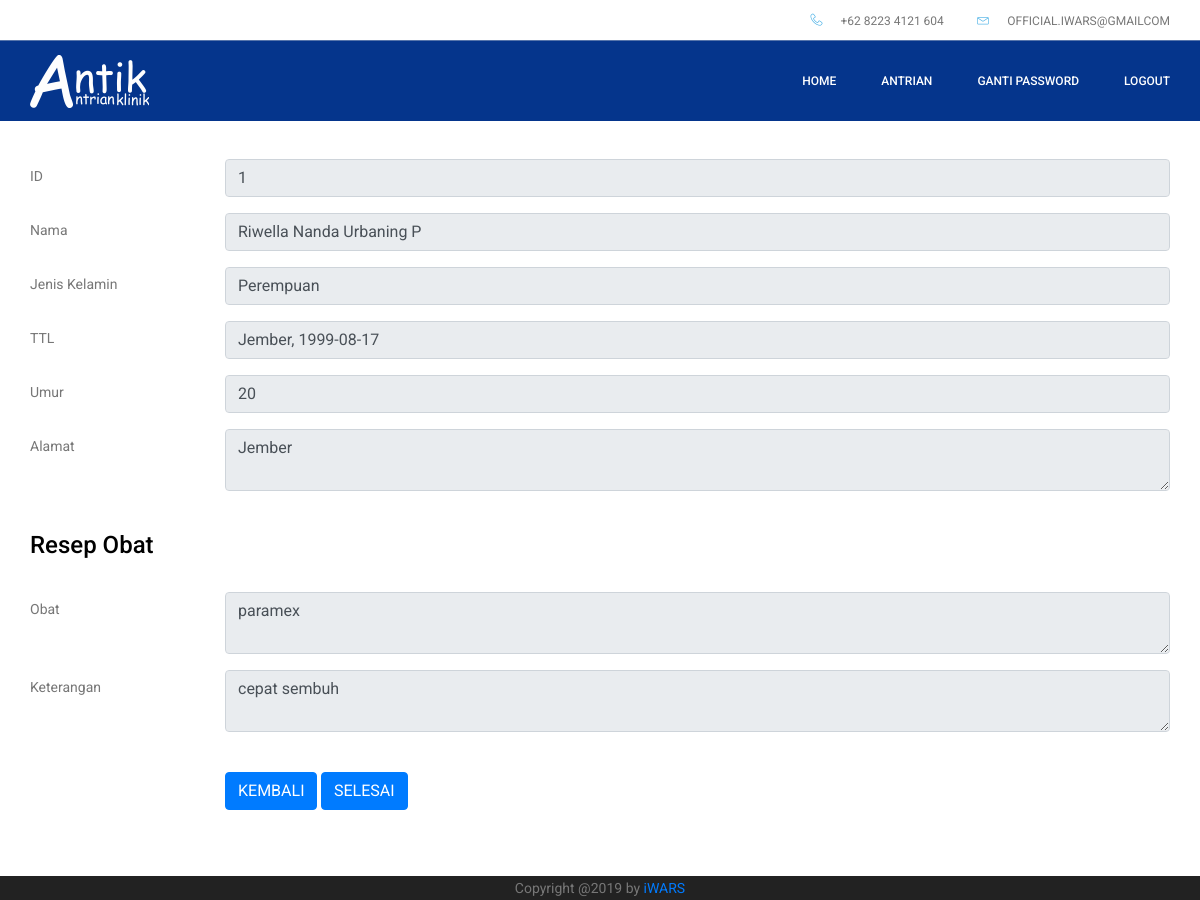
The page /apoteker/apoteker-riwayat.php?id_antrian=E31181100 (signed in) on the database its author committed.
### tables this page shows
CREATE TABLE `tb_periksa` (
  `id_periksa` int(11) NOT NULL,
  `id_user` int(11) NOT NULL,
  `id_poli` int(11) NOT NULL,
  `tanggal_periksa` date NOT NULL,
  `tensi_darah` varchar(11) NOT NULL,
  `riwayat_penyakit` varchar(255) NOT NULL,
  `gejala` varchar(255) NOT NULL,
  `diagnosa` varchar(255) NOT NULL,
  `tindakan` varchar(255) NOT NULL,
  `keterangan` varchar(255) NOT NULL,
  `resep_obat` varchar(255) NOT NULL,
  `id_status_periksa` int(11) NOT NULL,
  `id_status_obat` int(11) NOT NULL
);

CREATE TABLE `tb_user` (
  `id_user` int(11) NOT NULL,
  `id_akses` int(11) NOT NULL,
  `no_identitas` varchar(20) NOT NULL,
  `nama` varchar(40) NOT NULL,
  `jenis_kelamin` varchar(1) NOT NULL,
  `tempat_lahir` varchar(30) NOT NULL,
  `tanggal_lahir` date NOT NULL,
  `no_hp` varchar(13) NOT NULL,
  `alamat` varchar(100) NOT NULL,
  `email` varchar(100) NOT NULL,
  `pekerjaan` varchar(30) NOT NULL,
  `username` varchar(10) NOT NULL,
  `password` varchar(10) NOT NULL,
  `foto` varchar(200) NOT NULL
);

### apoteker/apoteker-riwayat.php (the view, shortened to what this page needs)
<?php
include '../session.php';
?>
<!doctype html>
<html lang="en">
<head>
	<link rel="stylesheet" href="../css/bootstrap.css">
	<link rel="stylesheet" href="../vendors/linericon/style.css">
	<link rel="stylesheet" href="../css/font-awesome.min.css">
	<link rel="stylesheet" href="../vendors/nice-select/css/nice-select.css">
	<link rel="stylesheet" href="../vendors/animate-css/animate.css">
	<link rel="stylesheet" href="../vendors/jquery-ui/jquery-ui.css">
	<link rel="stylesheet" href="../css/style.css">
	<link rel="stylesheet" href="../css/responsive.css">
	<link href="antrian.css" rel="stylesheet" text="text/css">
</head>
<body>
	<header class="header_area">
		<div class="top_menu row m0">
			<div class="container">
				<div class="float-right">
					<ul class="right_side">
						<li>
							<a href="login.php">
								<i class="lnr lnr-phone-handset"></i>
								+62 8223 4121 604
							</a>
						</li>
						<li>
							<a href="#">
								<i class="lnr lnr-envelope"></i>
								official.iwars@gmailcom
							</a>
						</li>
					</ul>
				</div>
			</div>
		</div>
		<div class="main_menu">
			<nav class="navbar navbar-expand-lg navbar-light">
				<div class="container">
					<a class="navbar-brand logo_h" href="index-apoteker.php">
						<img src="../img/antik.png" alt="">
					</a>
					<div class="collapse navbar-collapse offset" id="navbarSupportedContent">
						<div class="row ml-0 w-100">
							<div class="col-lg-12 pr-0">
								<ul class="nav navbar-nav center_nav pull-right">
									<li class="nav-item">
										<a class="nav-link" href="index-apoteker.php">Home</a>
									</li>
									<li class="nav-item">
										<a class="nav-link" href="apoteker-antrian.php">Antrian</a>
									</li>
								<li class="nav-item">
										<a class="nav-link" href="apoteker-gantipass.php">Ganti Password</a>
									</li>
									<li class="nav-item">
										<a class="nav-link" href="../logout.php" data-toggle="modal" data-target="#logoutModal">Logout </a>
									</li>
								</ul>
							</div>
						</div>
					</div>
				</div>
			</nav>
		</div>
	</header>
	<section class="feedback_area section_gap relative">
		<div class="container">
			<br>
			<h3>Data Pasien</h3></br>
			<br>
			<div class="row">
				<?php
					if (isset($_GET['id_antrian'])) {
						$idantrian = $_GET['id_antrian'];
				 		$query = mysqli_query($koneksi, "SELECT * FROM tb_user a LEFT JOIN tb_periksa b ON a.id_user = b.id_user WHERE no_identitas='$idantrian'");
				 		while($data = mysqli_fetch_array($query)) {
				 		$tgllahir = new DateTime($data ['tanggal_lahir']);
				 		$tglsekarang = new DateTime();
				  		 $idperiksa = $data ['id_periksa'];
				         $nama = $data ['nama'];
				         $jk = $data ['jenis_kelamin'];
				         $tmpl = $data ['tempat_lahir'];
				         $tgll = $data ['tanggal_lahir'];
				         $umr = $tglsekarang->diff($tgllahir)->format("%y");
				         $almt = $data ['alamat'];
				         $resepobat = $data ['resep_obat'];
				         $ket = $data ['keterangan'];
						}
					}
				?>
				<div class="col-lg-12">
					<form action="" method="post">
						<div class="form-group row">
		                  <label class="col-sm-2 col-form-label">ID</label>
		                  <div class="col-sm-10">
		                    <input type="text" disabled name="id" class="form-control" value="<?php echo $idperiksa ?>" required>
		                  </div>
		                </div>
		              <div class="form-group row">
		                  <label class="col-sm-2 col-form-label">Nama</label>
		                  <div class="col-sm-10">
		                    <input type="text" disabled name="nama" class="form-control" size="4" value="<?php echo $nama ?>" required>
		                  </div>
		                </div>
		                <div class="form-group row">
		                  <label class="col-sm-2 col-form-label">Jenis Kelamin</label>
		                  <div class="col-sm-10">
		                    <input type="text" disabled name="jk" class="form-control" size="4" value="<?php if ($jk=='L'){
		                    	echo "Laki-Laki";}else{
		                    		echo "Perempuan";
		                    } ;?>" required>
		                  </div>
		                </div>
		                <div class="form-group row">
		                  <label class="col-sm-2 col-form-label">TTL</label>
		                 <div class="col-sm-10">
		                    <input type="text" disabled name="ttl" class="form-control" size="4" value="<?php echo $tmpl ?>, <?php echo $tgll ?>" required>
		                  </div>
		                </div>
		               <div class="form-group row">
		                  <label class="col-sm-2 col-form-label">Umur</label>
		                  <div class="col-sm-10">
		                    <input type="text" disabled name="umur" class="form-control" size="4" value="<?php echo $umr ?>" required>
		                  </div>
		                </div>
		                 <div class="form-group row">
		                  <label class="col-sm-2 col-form-label">Alamat</label>
		                  <div class="col-sm-10">
		                     <textarea type="text" disabled name="alamat" class="form-control" required><?php echo $almt ?></textarea>
		                  </div>
		                  </div>
		              </div>
		      </div>
		  </div>
		               <div class="container">
		                <br>
		                <h3>Resep Obat</h3>
		                <br>
		                <div class="form-group row">
		                  <label class="col-sm-2 col-form-label">Obat</label>
		                  <div class="col-sm-10">
		                     <textarea type="text" disabled name="obat" class="form-control" required><?php echo $resepobat; ?></textarea>
		                  </div>
		                </div>
		                <div class="form-group row">
		                	<label class="col-sm-2 col-form-label">Keterangan</label>
		                		<div class="col-sm-10">
		                			<textarea type="text" disabled name="keterangan" class="form-control" required><?php echo $ket; ?></textarea>
		                		</div>
		                </div></br>
		                <div class="form-group row">
		                  <label class="col-sm-2 col-form-label">&nbsp;</label>
		                  <div class="col-sm-10">
		                  	<input type="submit" name="kembali" class="btn btn-primary" value="KEMBALI">
		                  	<a class="btn btn-primary" href="apoteker-antrian.php">SELESAI</a>
		                  </div>
		                </div>
				</div>
	</section>
  	<footer class="footer-area">
		<center>Copyright @2019 by <a href="https://www.instagram.com/iwarsofficial/?hl=id">iWARS</a></center>
	</footer>
</body>
</html>

### rows shown on the page
tb_periksa: id "1", nama "Riwella Nanda Urbaning P", ttl "Jember, 1999-08-17", umur "20", alamat "Jember", obat "paramex", keterangan "cepat sembuh"
tb_user: jk "Perempuan"
